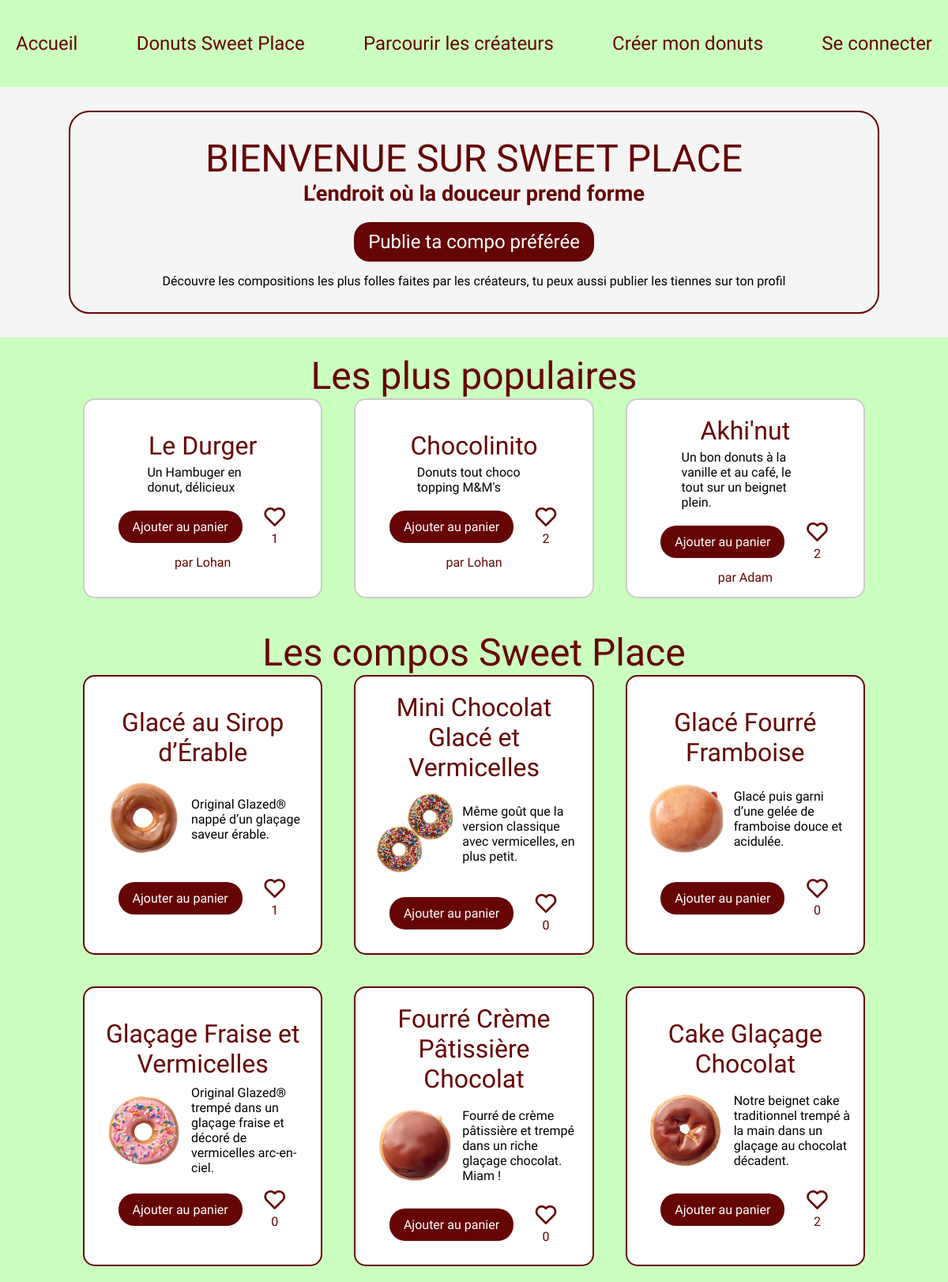
The page / on the database its author committed.
### tables this page shows
CREATE TABLE IF NOT EXISTS `compositions_donuts` (
  `id_composition` int NOT NULL AUTO_INCREMENT,
  `donut_name` varchar(255) DEFAULT NULL,
  `id_beignet` int NOT NULL,
  `id_fourrage` int NOT NULL,
  `id_glacage` int NOT NULL,
  `id_topping` int NOT NULL,
  `id_createur` int NOT NULL,
  `image` varchar(255) DEFAULT NULL,
  `description` text,
  `type` varchar(20) NOT NULL,
  PRIMARY KEY (`id_composition`),
  KEY `fk_beignet` (`id_beignet`),
  KEY `fk_createur` (`id_createur`),
  KEY `fk_fourrage` (`id_fourrage`),
  KEY `fk_glacage` (`id_glacage`),
  KEY `fk_topping` (`id_topping`)
);

CREATE TABLE IF NOT EXISTS `users` (
  `id_user` int NOT NULL AUTO_INCREMENT,
  `login` varchar(30) NOT NULL,
  `mdp` varchar(90) NOT NULL,
  `photo` text NOT NULL,
  `description` text NOT NULL,
  `admin` int NOT NULL,
  PRIMARY KEY (`id_user`)
);

CREATE TABLE IF NOT EXISTS `nos_donuts` (
  `id_donuts_de_base` int NOT NULL AUTO_INCREMENT,
  `title` varchar(255) DEFAULT NULL,
  `url` varchar(255) DEFAULT NULL,
  `img` varchar(255) DEFAULT NULL,
  `imgAlt` varchar(255) DEFAULT NULL,
  `bannerUrl` varchar(255) DEFAULT NULL,
  `nutritionalFacts` varchar(255) DEFAULT NULL,
  `description` text,
  PRIMARY KEY (`id_donuts_de_base`)
);

### models/donuts_users.php (called while the page is built)
<?php
function getDonutsUsers(PDO $pdo, int $userId = 0, int $limit = 0, bool $random = false): array
{
    $sql = "
    SELECT c.id_composition,
           c.donut_name,
           c.image,
           c.description,
           u.id_user AS creator_id,
           u.login AS creator_name,
           COALESCE(l.likes, 0) AS likes,
           EXISTS(
             SELECT 1 FROM fk_like f
             WHERE f.id_compositions_donuts = c.id_composition
               AND f.id_users = :userId
           ) AS already_liked
    FROM compositions_donuts c
    JOIN users u ON c.id_createur = u.id_user
    LEFT JOIN (
        SELECT id_compositions_donuts, COUNT(*) AS likes
        FROM fk_like
        GROUP BY id_compositions_donuts
    ) l ON l.id_compositions_donuts = c.id_composition
    ";
    if ($random) {
        $sql .= " ORDER BY RAND() ";
    } else {
        $sql .= " ORDER BY c.id_composition DESC ";
    }
    if ($limit > 0) {
        $sql .= " LIMIT :limit";
    }
    $stmt = $pdo->prepare($sql);
    $stmt->bindValue(':userId', $userId, PDO::PARAM_INT);
    if ($limit > 0) {
        $stmt->bindValue(':limit', $limit, PDO::PARAM_INT);
    }
    $stmt->execute();
    return $stmt->fetchAll(PDO::FETCH_ASSOC);
}

### models/donuts_sweetplace.php (called while the page is built)
<?php
function getDonutsSweetplace(PDO $pdo, int $userId = 0, int $limit = 0, bool $random = false): array
{
    $sql = "
        SELECT d.id_donuts_de_base,
               d.title,
               d.img,
               d.imgAlt,
               d.description,
               COALESCE(l.likes, 0) AS likes,
               EXISTS(
                 SELECT 1 FROM fk_like_base f
                 WHERE f.id_donuts_de_base = d.id_donuts_de_base
                   AND f.id_users = :userId
               ) AS already_liked
        FROM nos_donuts d
        LEFT JOIN (
            SELECT id_donuts_de_base, COUNT(*) AS likes
            FROM fk_like_base
            GROUP BY id_donuts_de_base
        ) l ON l.id_donuts_de_base = d.id_donuts_de_base
    ";
    if ($random) {
        $sql .= " ORDER BY RAND() ";
    } else {
        $sql .= " ORDER BY d.id_donuts_de_base DESC ";
    }
    if ($limit > 0) {
        $sql .= " LIMIT :limit";
    }
    $stmt = $pdo->prepare($sql);
    $stmt->bindValue(':userId', $userId, PDO::PARAM_INT);
    if ($limit > 0) {
        $stmt->bindValue(':limit', $limit, PDO::PARAM_INT);
    }
    $stmt->execute();
    return $stmt->fetchAll(PDO::FETCH_ASSOC);
}

### views/_donuts_sweetplace_card.php (the view)
<div class="card">
    <h3><?= htmlspecialchars($donut['title']) ?></h3>
    <div class="content">
        <img src="<?= htmlspecialchars($donut['img']) ?>" alt="<?= htmlspecialchars($donut['imgAlt']) ?>">
        <p class="compo"><?= htmlspecialchars($donut['description']) ?></p>
    </div>
    <div class="interaction">
        <a href="addpanier.php?id=<?= $donut['id_donuts_de_base'] ?>" class="btn">Ajouter au panier</a>
        <div class="like">
            <i class="bx btnlike <?= $donut['already_liked'] ? 'bxs-heart' : 'bx-heart' ?>"
                data-id="<?= $donut['id_donuts_de_base'] ?>" data-source="base"
                data-liked="<?= $donut['already_liked'] ? '1' : '0' ?>"></i>
            <p class="nb_like"><?= $donut['likes'] ?></p>
        </div>
    </div>
</div>

### index.php (shortened to what this page needs)
<?php
require 'config.php';
require 'models/donuts_sweetplace.php';
require 'models/donuts_users.php';
$userId = $_SESSION['id'] ?? 0;
$donutsSweetplace = getDonutsSweetplace($pdo, $userId, 6, true);
$donutsUsers = getDonutsUsers($pdo, $userId, 6, true);
?>
<!DOCTYPE html>
<html lang="fr">
<head>
    <?php include 'css/links.php'; ?>
</head>
<?php include 'header/header.php'; ?>
<body>
    <div class="welcome">
        <div class="content">
            <h1><span class="onlydesk">BIENVENUE SUR</span> SWEET PLACE</h1>
            <p class='slogan'>L’endroit où la douceur prend forme</p>
            <a href="creersondonuts.php" class="btncta">Publie ta compo préférée</a>
            <p class="phrase_accroche">Découvre les compositions les plus folles faites par les créateurs, tu peux aussi
                publier les tiennes sur ton profil </p>
        </div>
    </div>
    <div class="tendances">
        <h2>Les plus populaires</h2>
        <div class="cards-container">
            <?php foreach ($donutsUsers as $donut): ?>
                <?php include 'views/_donuts_users.php'; ?>
            <?php endforeach; ?>
        </div>
    </div>
    <div class="tendances nosdonuts">
        <h2>Les compos Sweet Place</h2>
        <div class="cards-container">
            <?php foreach ($donutsSweetplace as $donut): ?>
                <?php include 'views/_donuts_sweetplace_card.php'; ?>
            <?php endforeach; ?>
        </div>
    </div>
</body>
</html>

### views/_donuts_users.php (shortened to what this page needs)
<div class="card">
    <h3><?= htmlspecialchars($donut['donut_name']) ?></h3>
    <div class="content">
        <p class="compo"><?= htmlspecialchars($donut['description']) ?></p>
    </div>
    <div class="interaction">
        <a href="addpanier.php?id=<?= $donut['id_composition'] ?>" class="btn">
            Ajouter au panier
        </a>
        <div class="like">
            <i class="btnlike bx <?= $donut['already_liked'] ? 'bxs-heart' : 'bx-heart' ?>"
                data-id="<?= $donut['id_composition'] ?>" data-liked="<?= $donut['already_liked'] ? '1' : '0' ?>"></i>
            <p class="nb_like"><?= $donut['likes'] ?></p>
        </div>
    </div>
    <a class='creator' href="profil.php?id=<?= $donut['creator_id'] ?>">par
        <?= htmlspecialchars($donut['creator_name']) ?>
    </a>
</div>

### css/styles.css (style rules this page uses)
:root { --mainfont: "Modak", system-ui; --textfont: "Mada", sans-serif; --maincolor: #cbffbf; --textcolor: #660505; }
*, *::after, *::before { box-sizing: border-box; }
body { margin: 0; padding: 0; background-color: var(--maincolor); font-family: var(--textfont); }
h1, h2 { font-family: var(--mainfont); color: var(--textcolor); font-weight: 400; margin: 0; font-size: 3rem; }
p { margin: 0; }
.creator { text-decoration: none; color: #660505; }
.welcome { width: 100%; height: auto; padding: 30px; display: flex; justify-content: center; align-items: center; background-color: whitesmoke; }
.welcome .content { display: flex; flex-direction: column; align-items: center; justify-content: center; font-family: var(--textfont); width: 90%; height: 90%; border: 2px solid var(--textcolor); border-radius: 26px; color: var(--textcolor); }
.slogan { font-size: 1.7rem; font-weight: 600; text-align: center; }
.btncta { text-decoration: none; color: white; background-color: var(--textcolor); font-family: var(--mainfont); font-size: 1.5rem; padding: 8px 15px; border: 3px solid transparent; border-radius: 20px; margin-top: 20px; transition: 0.2s ease; margin-bottom: 15px; }
.welcome .phrase_accroche { color: black; font-size: 1rem; }
.welcome .content { padding: 30px; }
.tendances { padding: 20px; display: flex; flex-direction: column; }
h2 { margin: auto; }
h3 { font-family: var(--mainfont); font-weight: 400; color: var(--textcolor); font-size: 2rem; margin: 5px; }
.cards-container { display: grid; grid-template-columns: repeat(auto-fit, minmax(300px, 1fr)); gap: 40px; width: min(100%, 990px); margin: 0 auto; }
.nosdonuts .card { border-color: #660505; }
.card { background-color: white; border: 2px solid #ccc; border-radius: 15px; padding: 15px; text-align: center; display: flex; flex-direction: column; align-items: center; justify-content: center; transition: 0.2s ease; }
.card .content, .card .interaction { display: flex; justify-content: center; align-items: center; }
.interaction { gap: 25px; }
i { font-size: 2rem; color: var(--textcolor); }
.nb_like { color: var(--textcolor); }
.content img { width: 120px; }
.card .content p { width: 60%; text-align: left; }
.btn { text-decoration: none; color: white; background-color: var(--textcolor); font-size: 1rem; padding: 8px 15px; border: 3px solid transparent; border-radius: 20px; margin-top: 20px; transition: 0.2s ease; margin-bottom: 15px; }

### css/header.css (style rules this page uses)
:root { --mainfont : "Modak", system-ui; --textfont :"Mada", sans-serif; --maincolor : #CBFFBF; --textcolor : #660505; }

### rows shown on the page
compositions_donuts: donut_name "Le Durger", description "Un Hambuger en donut, délicieux", likes "1", id_createur.login "Lohan"
compositions_donuts: donut_name "Chocolinito", description "Donuts tout choco topping M&M's", likes "2", id_createur.login "Lohan"
compositions_donuts: donut_name "Akhi'nut", description "Un bon donuts à la vanille et au café, le tout sur un beignet plein.", likes "2", id_createur.login "Adam"
nos_donuts: title "Glacé au Sirop d’Érable", img (picture), description "Original Glazed® nappé d’un glaçage saveur érable.", likes "1"
nos_donuts: title "Mini Chocolat Glacé et Vermicelles", img (picture), description "Même goût que la version classique avec vermicelles, en plus petit.", likes "0"
nos_donuts: title "Glacé Fourré Framboise", img (picture), description "Glacé puis garni d’une gelée de framboise douce et acidulée.", likes "0"
nos_donuts: title "Glaçage Fraise et Vermicelles", img (picture), description "Original Glazed® trempé dans un glaçage fraise et décoré de vermicelles arc-en-ciel.", likes "0"
nos_donuts: title "Fourré Crème Pâtissière Chocolat", img (picture), description "Fourré de crème pâtissière et trempé dans un riche glaçage chocolat. Miam !", likes "0"
nos_donuts: title "Cake Glaçage Chocolat", img (picture), description "Notre beignet cake traditionnel trempé à la main dans un glaçage au chocolat décadent.", likes "2"
